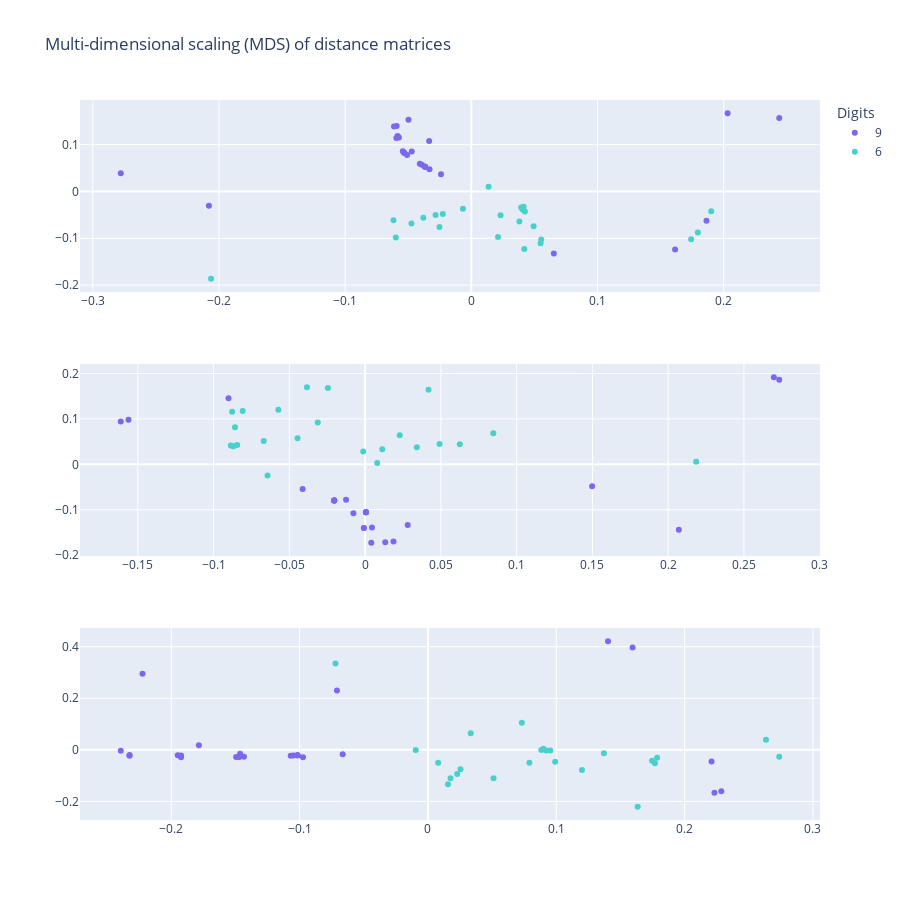

Source (notebook cell):
### Markdown cell above
### Multi-dimensional Scaling (MDS)

### Code cell
MDS_analysis([D1, D2, D_sheaf], labels_bb)
